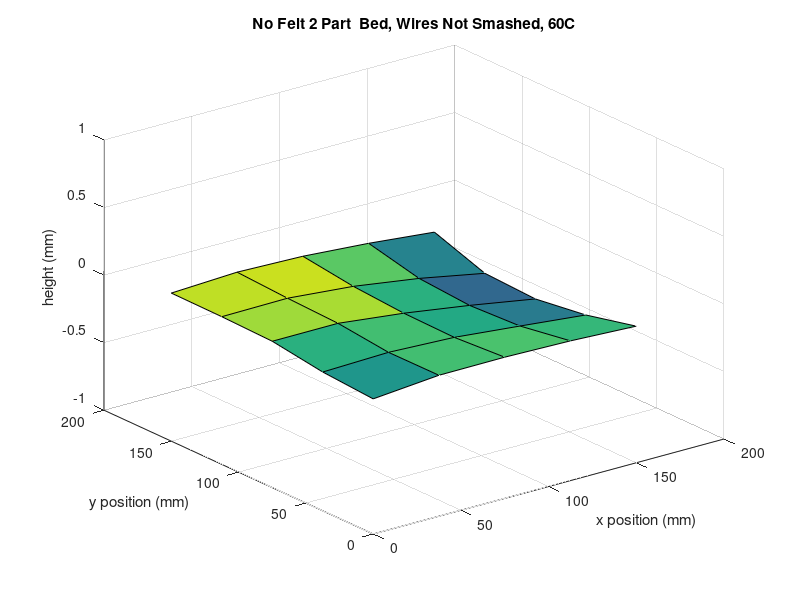

MATLAB code for this plot:
X = [0, 37.5, 75, 112.5, 150, 0, 37.5, 75, 112.5, 150, 0, 37.5, 75, 112.5, 150,0, 37.5, 75, 112.5, 150,0, 37.5, 75, 112.5, 150,];
Y = [0, 0, 0, 0, 0, 37.5, 37.5, 37.5, 37.5, 37.5, 75, 75, 75, 75, 75, 112.5, 112.5, 112.5, 112.5, 112.5, 150, 150, 150, 150, 150];
Z = [0, 0.043, 0.045, 0.034, 0.011, 0.027, 0.041, 0.020, -0.028, -0.078, 0.083, 0.084, 0.027, -0.047, -0.131, 0.093, 0.098, 0.054, -0.019, -0.113, 0.096, 0.119, 0.105, 0.069, 0.020];
xr = reshape(X, 5, 5);
yr = reshape(Y, 5, 5);
zr = reshape(Z, 5, 5);
surf(xr, yr, zr)
zlim([-1 1])
xlabel('x position (mm)')
ylabel('y position (mm)')
zlabel('height (mm)')
title("No Felt 2 Part  Bed, Wires Not Smashed, 60C");
